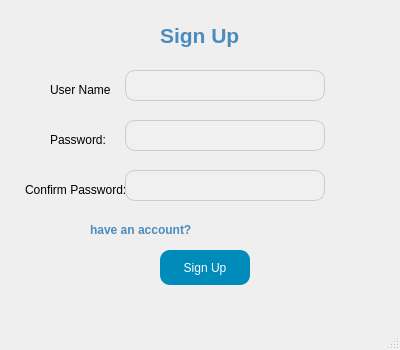
<?xml version="1.0" encoding="UTF-8"?>
<ui version="4.0">
 <class>MainWindow</class>
 <widget class="QMainWindow" name="MainWindow">
  <property name="geometry">
   <rect>
    <x>0</x>
    <y>0</y>
    <width>400</width>
    <height>350</height>
   </rect>
  </property>
  <property name="windowTitle">
   <string>MainWindow</string>
  </property>
  <widget class="QWidget" name="centralwidget">
   <widget class="QLabel" name="label">
    <property name="geometry">
     <rect>
      <x>160</x>
      <y>20</y>
      <width>81</width>
      <height>31</height>
     </rect>
    </property>
    <property name="font">
     <font>
      <pointsize>16</pointsize>
      <weight>75</weight>
      <bold>true</bold>
     </font>
    </property>
    <property name="styleSheet">
     <string>
      color: #4B8BBE;
     </string>
    </property>
    <property name="text">
     <string>Sign Up</string>
    </property>
   </widget>
   <widget class="QLabel" name="label_2">
    <property name="geometry">
     <rect>
      <x>50</x>
      <y>80</y>
      <width>61</width>
      <height>20</height>
     </rect>
    </property>
    <property name="text">
     <string>User Name:</string>
    </property>
   </widget>
   <widget class="QLabel" name="label_3">
    <property name="geometry">
     <rect>
      <x>50</x>
      <y>130</y>
      <width>61</width>
      <height>20</height>
     </rect>
    </property>
    <property name="text">
     <string>Password:</string>
    </property>
   </widget>
   <widget class="QLabel" name="label_4">
    <property name="geometry">
     <rect>
      <x>25</x>
      <y>180</y>
      <width>101</width>
      <height>20</height>
     </rect>
    </property>
    <property name="text">
     <string>Confirm Password:</string>
    </property>
   </widget>
   <widget class="QLineEdit" name="lineEdit_userName">
    <property name="geometry">
     <rect>
      <x>125</x>
      <y>70</y>
      <width>200</width>
      <height>31</height>
     </rect>
    </property>
    <property name="styleSheet">
     <string>
      background-color: #f0f0f0;
      border: 1px solid #ccc;
      border-radius: 10px;
      padding: 5px;
     </string>
    </property>
   </widget>
   <widget class="QLineEdit" name="lineEdit_password">
    <property name="geometry">
     <rect>
      <x>125</x>
      <y>120</y>
      <width>200</width>
      <height>31</height>
     </rect>
    </property>
    <property name="styleSheet">
     <string>
      background-color: #f0f0f0;
      border: 1px solid #ccc;
      border-radius: 10px;
      padding: 5px;
     </string>
    </property>
    <property name="echoMode">
     <enum>QLineEdit::Password</enum>
    </property>
   </widget>
   <widget class="QLineEdit" name="lineEdit_confirmPassword">
    <property name="geometry">
     <rect>
      <x>125</x>
      <y>170</y>
      <width>200</width>
      <height>31</height>
     </rect>
    </property>
    <property name="styleSheet">
     <string>
      background-color: #f0f0f0;
      border: 1px solid #ccc;
      border-radius: 10px;
      padding: 5px;
     </string>
    </property>
    <property name="echoMode">
     <enum>QLineEdit::Password</enum>
    </property>
   </widget>
   <widget class="QPushButton" name="pushButton_signUp">
    <property name="geometry">
     <rect>
      <x>160</x>
      <y>250</y>
      <width>90</width>
      <height>35</height>
     </rect>
    </property>
    <property name="styleSheet">
     <string>
      background-color: #008CBA;
      color: white;
      border-radius: 10px;
      padding: 5px;
     </string>
    </property>
    <property name="text">
     <string>Sign Up</string>
    </property>
   </widget>
   <widget class="QLabel" name="label_5">
    <property name="geometry">
     <rect>
      <x>90</x>
      <y>220</y>
      <width>111</width>
      <height>20</height>
     </rect>
    </property>
    <property name="styleSheet">
     <string notr="true">color: #4B8BBE;
font : bold</string>
    </property>
    <property name="text">
     <string>have an account?</string>
    </property>
   </widget>
  </widget>
  <widget class="QMenuBar" name="menubar">
   <property name="geometry">
    <rect>
     <x>0</x>
     <y>0</y>
     <width>400</width>
     <height>21</height>
    </rect>
   </property>
  </widget>
  <widget class="QStatusBar" name="statusbar"/>
 </widget>
 <resources/>
 <connections/>
</ui>
